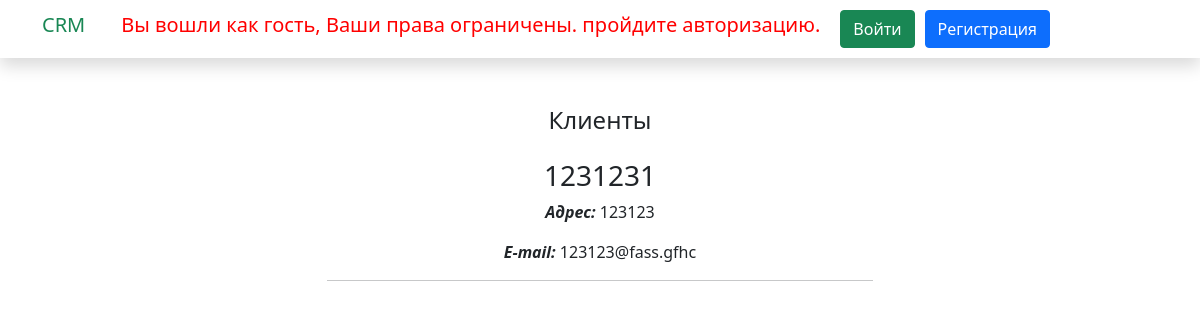
/, run on an earlier commit of the app's database.
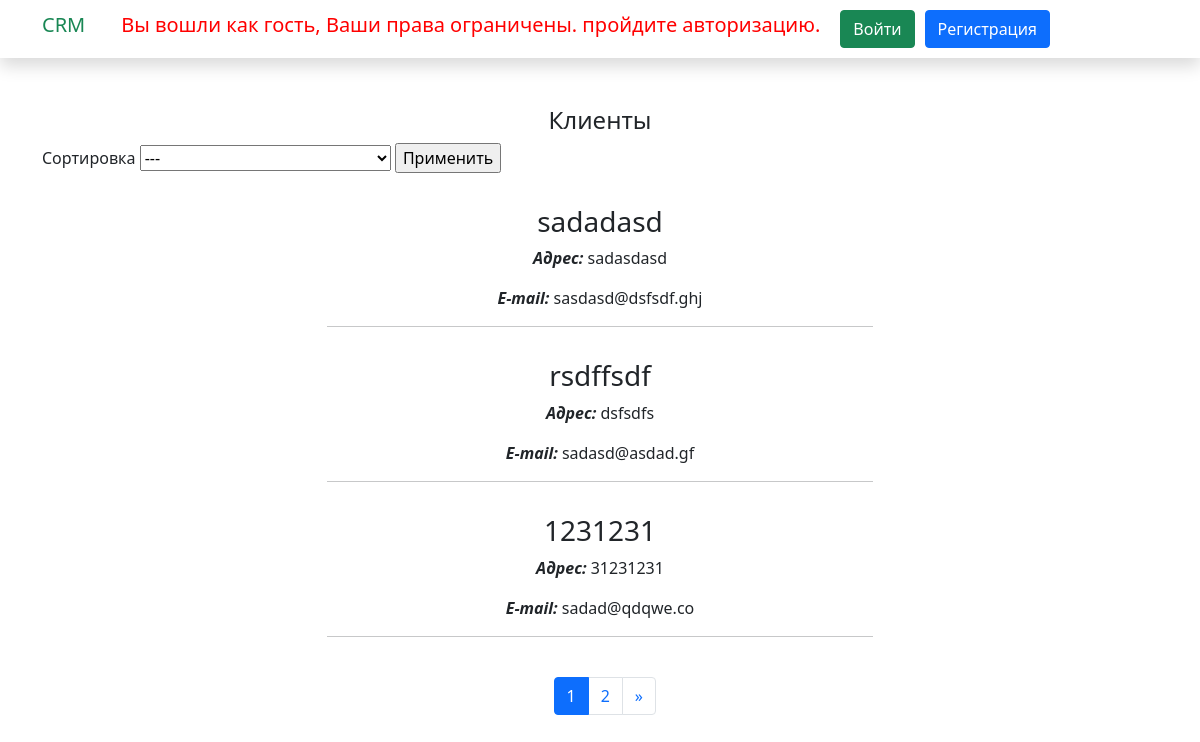
And on a later commit of the database.
### mainapp/models.py (models this page shows, shortened)
class CompanyInformation(models.Model):
    name_company = models.CharField(verbose_name="Название компании", max_length=255)
    contact_person = models.CharField(verbose_name="Контактное лицо", max_length=255)
    about_company = models.TextField(verbose_name="Краткое описание")
    create_date = models.DateTimeField(verbose_name="Дата создания", auto_now_add=True)
    date_of_change = models.DateTimeField(verbose_name="Дата последнего изменения", auto_now=True)
    address = models.CharField(verbose_name="Адрес", max_length=255)
    phone = models.CharField(verbose_name="Номер телефона", max_length=255)
    email = models.EmailField(verbose_name="E-mail")
    class Meta:
        verbose_name = "Клиент"
        verbose_name_plural = "Информация о клиентах"

### mainapp/views.py (the view)
# urls.py: path("", views.MainListView.as_view(), name="main_page"),
class MainListView(ListView):
    model = CompanyInformation
    template_name = "mainapp/main_page.html"
    context_object_name = "companies"
    paginate_by = 3
    def get_ordering(self):
        ordering = self.request.GET.get("order_by")
        return ordering
    def get_context_data(self, *, object_list=None, **kwargs):
        context = super().get_context_data(**kwargs)
        context["order_by"] = self.request.GET.get("order_by")
        return context

### templates/mainapp/main_page.html (shortened to what this page needs)
{% extends "base/base.html" %}
{% block content %}
    <h4 class="text-center">Клиенты</h4>
    {% if companies|length > 1 %}
        {% include "include/ordering_main_page.html" %}
    {% endif %}
    {% for company in companies %}
        <div class="row text-center pt-3">
            <div class="col-lg-6 m-auto">
                {% if request.user.is_authenticated %}
                <a href="{% url 'mainapp:detail_company' pk=company.id %}">
                    <h3 class="h3">{{ company.name_company }}</h3>
                </a>
                {% else %}
                    <h3 class="h3">{{ company.name_company }}</h3>
                {% endif %}
                <p><strong><i>Адрес:</i></strong> {{ company.address }}</p>
                <p><strong><i>E-mail:</i></strong> {{ company.email }}</p>
                <hr>
            </div>
        </div>
    {% endfor %}
    {% include "include/pagination.html" %}
{% endblock content %}

What changed in the data, as far as the page shows it:
removed CompanyInformation: name_company "1231231", address "123123", email "123123@fass.gfhc"
added CompanyInformation: name_company "sadadasd", address "sadasdasd", email "sasdasd@dsfsdf.ghj"
added CompanyInformation: name_company "rsdffsdf", address "dsfsdfs", email "sadasd@asdad.gf"
added CompanyInformation: name_company "1231231", address "31231231", email "sadad@qdqwe.co"
Also different on the page:
form field order_by: (not shown) → "---"
form field value: (not shown) → "Применить"
text now shown: "Сортировка »"
new list line: "1"
new list line: "2"
